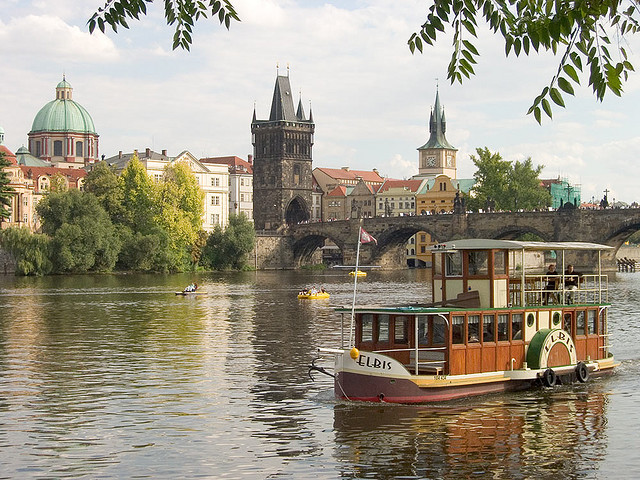
#> input picture sample.jpg, 640 x 480 px
$ python seam_carving.py -im sample.jpg -out out.png
#> lines starting #> are read from the running program, lines starting #| are printed output that depends on the picture
#> in main, im is the input picture: shape (480, 640, 3); mean B, G, R 132.7, 149.6, 156.6
# Author: Eunsub Lee

import cv2
import numpy as np
from matplotlib import pyplot as plt

def compute_energy_img(im):
    gray_im = cv2.cvtColor(im, cv2.COLOR_RGB2GRAY)
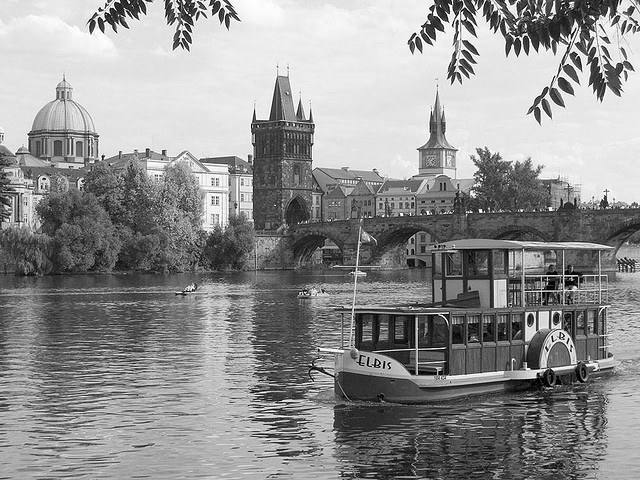
#> gray_im: shape (480, 640); min 0, max 255, mean 145.4

    x = np.array([[-1, 1]])
    y = np.array([[-1], [1]])

    dx = cv2.filter2D(gray_im, -1, x)
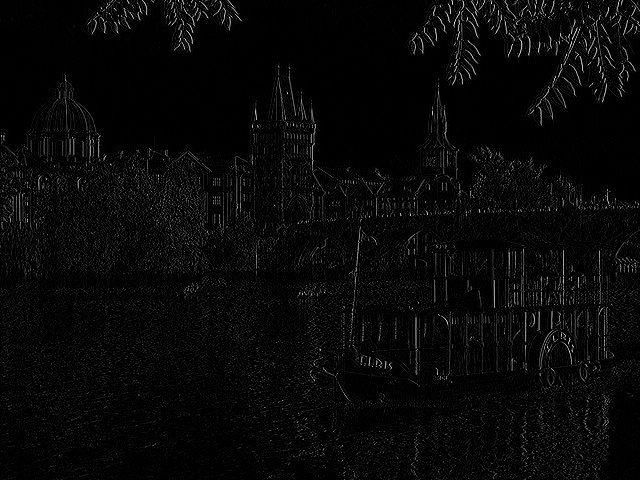
#> dx: shape (480, 640); min 0, max 237, mean 7.9
    dy = cv2.filter2D(gray_im, -1, y)
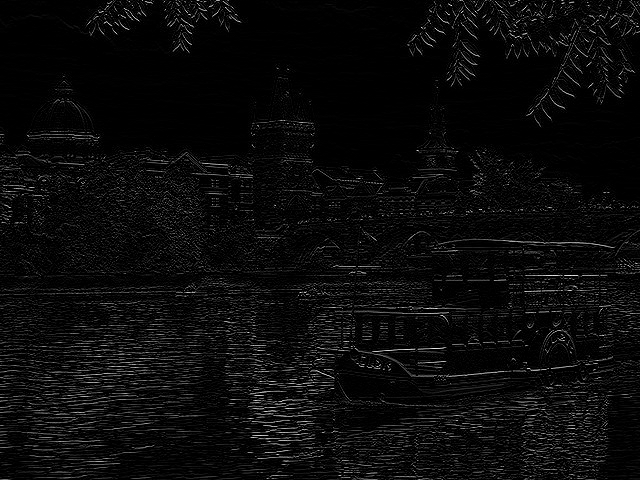
#> dy: shape (480, 640); min 0, max 241, mean 10.9
    energy = np.sqrt(dx ** 2 + dy ** 2)
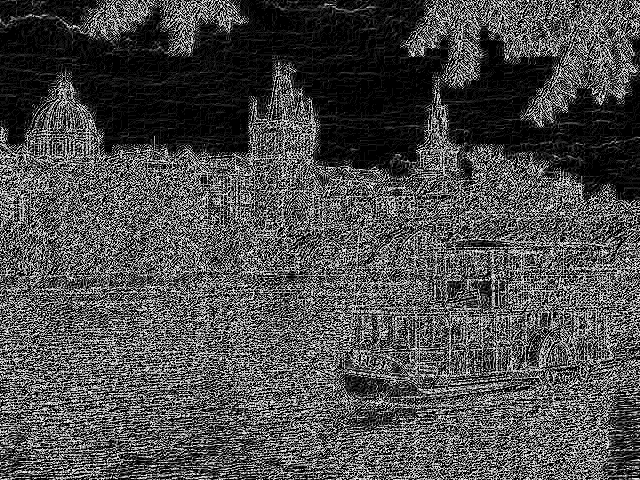
#> energy: shape (480, 640) float16; min 0, max 15.91, mean 4.81; drawn with min black and max white
    return energy

# [171 lines left out: functions cumulative_min_energy_map, find_vertical_seam, find_horizontal_seam, view_seam, decrease_width, decrease_height and 3 more, not called in this run]

def main():
    import argparse
    fig, _ = plt.subplots()
    fig.subplots_adjust(left=0, bottom=0, right=1, top=1, wspace=0, hspace=0)

    parser = argparse.ArgumentParser()
    parser.add_argument('-im', help='Path to image', required=True)
    parser.add_argument('-out', help='Name of output file', required=True)
    parser.add_argument('-dw', help='Change in width (in pixels)', type=int, default=0)
    parser.add_argument('-dh', help='Change in height (in pixels)', type=int, default=0)
    args = parser.parse_args()

    im = cv2.imread(args.im)
    energy = compute_energy_img(im)

    if args.dw > 0:
        for _ in range(args.dw):
            im, energy = increase_width(im, energy)
    else:
        for _ in range(-args.dw):
            im, energy = decrease_width(im, energy)

    if args.dh > 0:
        for _ in range(args.dh):
            im, energy = increase_height(im, energy)
    else:
        for _ in range(-args.dh):
            im, energy = decrease_height(im, energy)

    plt.clf()
    plt.axis('off')
    plt.imshow(cv2.cvtColor(im, cv2.COLOR_BGR2RGB))
    plt.savefig(args.out, bbox_inches='tight', pad_inches=0)
    plt.show()

if __name__ == '__main__':
    main()
